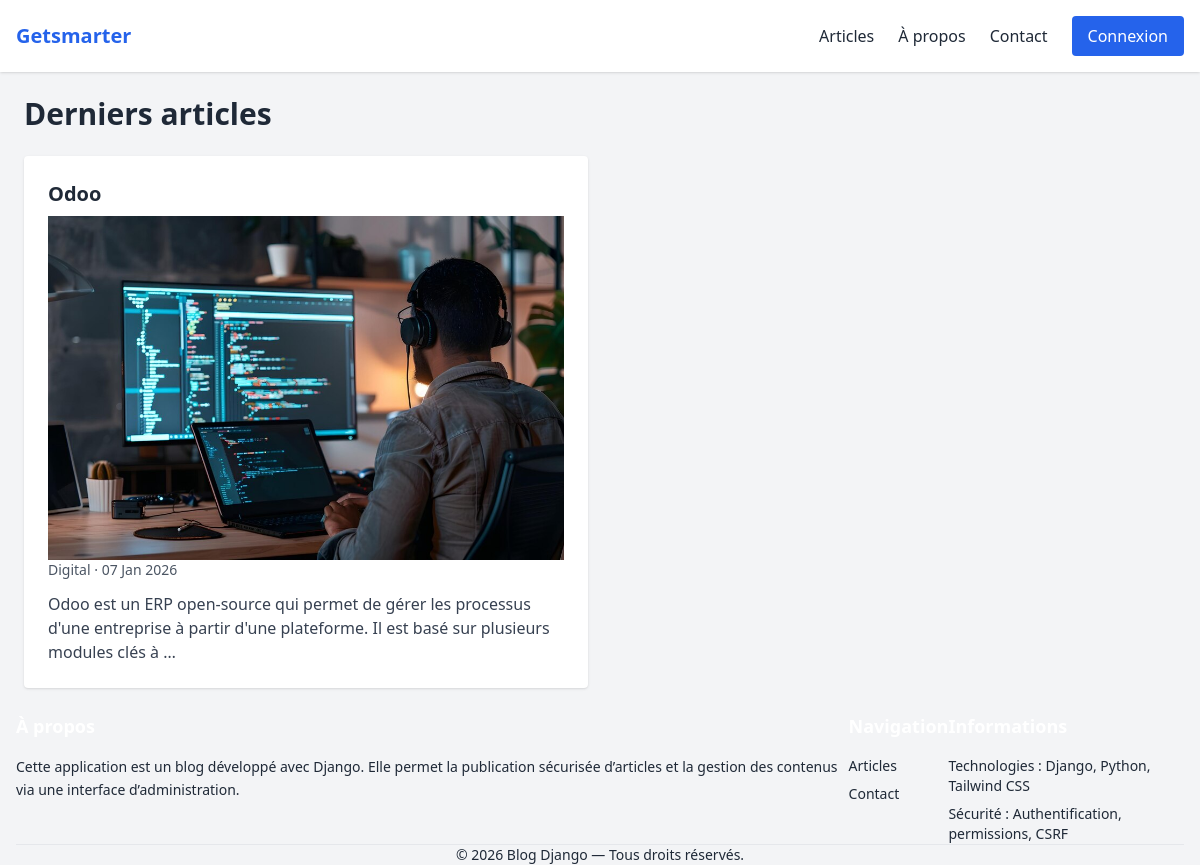
The page / on the database its author committed.
### blogapp/models.py (models this page shows, shortened)
class Article(models.Model):
    STATUS_CHOICES = [
        ('draft', 'Brouillon'),
        ('published', 'Publié'),
    ]
    id = models.IntegerField(primary_key=True, auto_created=True, unique=True)
    title = models.CharField(max_length=100)
    image = models.ImageField(upload_to='articles/images/', null=True, blank=True)
    slug = models.SlugField(max_length=200, unique=True, blank=True)
    content = models.TextField()
    author = models.ForeignKey(User, on_delete=models.CASCADE, related_name='articles')
    category = models.ForeignKey(Category, on_delete=models.SET_NULL, null=True, related_name='articles')
    status = models.CharField(max_length=10, choices=STATUS_CHOICES, default='draft')
    created_at = models.DateTimeField(auto_now_add=True)
    updated_at = models.DateTimeField(auto_now=True)
    published_at = models.DateTimeField(null=True, blank=True)
    class Meta:
        verbose_name = "Article"
        verbose_name_plural = "Articles"
        ordering = ['-created_at']
        permissions = [
            ("can_publish", "Peut publier des articles"),
        ]

class Category(models.Model):
    name = models.CharField(max_length=100, unique=True)
    slug = models.SlugField(max_length=100, unique=True, blank=True)
    created_at = models.DateTimeField(auto_now_add=True)
    updated_at = models.DateTimeField(auto_now=True)
    class Meta:
        verbose_name = "Category"
        verbose_name_plural = "Categories"
        ordering = ['name']
    def __str__(self):
        return self.name

### blogapp/views.py (the view)
# urls.py: 2. Add a URL to urlpatterns:  path('', views.home, name='home')
def home(request):
    articles = Article.objects.filter(
        status='published',
        published_at__lte=timezone.now()
    ).order_by('-published_at')[:5]
    return render(request, 'blogapp/home.html', {'articles': articles})

### blogapp/templates/blogapp/home.html (shortened to what this page needs)
{% extends 'base.html' %}
{% block content %}
<h1 class="text-3xl font-bold mb-6">Derniers articles</h1>
<div class="grid md:grid-cols-2 gap-6">
    {% for article in articles %}
        <div class="bg-white p-6 rounded shadow">
            <h2 class="text-xl font-semibold mb-2">
                <a href="{% url 'article_detail' article.slug %}" class="hover:text-blue-600">
                    {{ article.title }}
                </a>
            </h2>
            <img src="{{ article.image.url }}" alt="{{ article.title }}">
            <p class="text-gray-600 text-sm mb-3">
                {{ article.category }} · {{ article.published_at|date:"d M Y" }}
            </p>
            <a href="{% url 'article_detail' article.slug %}" class="hover:text-blue-600">
                <p class="text-gray-700">
                    {{ article.content|truncatewords:25 }}
                </p>
            </a>
        </div>
    {% empty %}
        <p>Aucun article publié.</p>
    {% endfor %}
</div>
{% endblock %}

### rows shown on the page
Article: title "Odoo", image (picture), category "Digital", published_at "07 Jan 2026", content "Odoo est un ERP open-source qui permet de gérer les processus d'une entreprise à partir d'une plateforme. Il est basé sur plusieurs modules clés à …"
